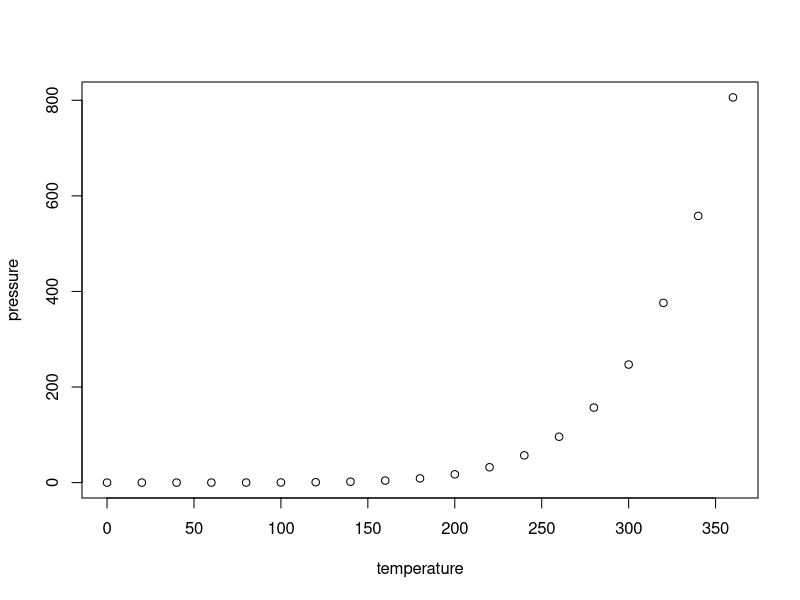
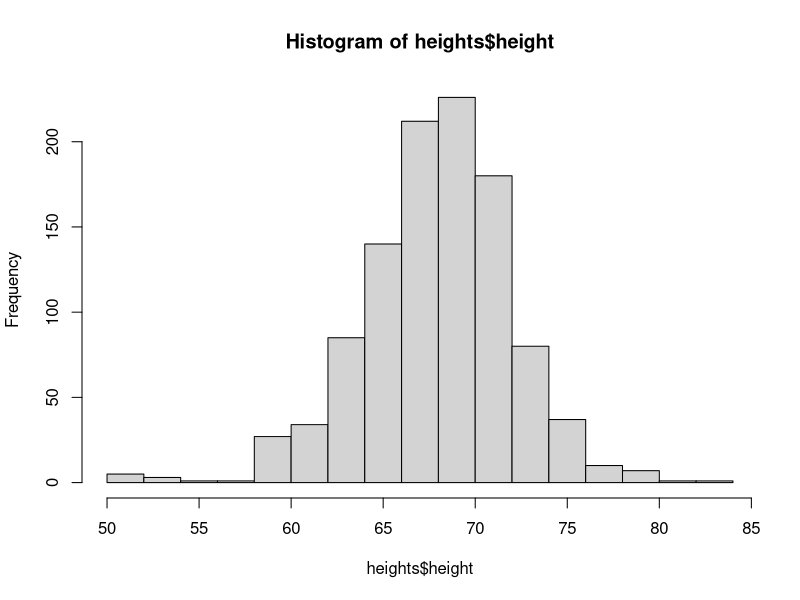

Reproduce these figures in R, in order.
## ---- chunk 1
knitr::opts_chunk$set(echo = TRUE)
## ---- chunk 2
summary(cars)
## ---- chunk 3
plot(pressure)
## ---- chunk 4
library(tidyverse)
library(dslabs)

data(heights)
## ---- chunk 5
hist(heights$height)
